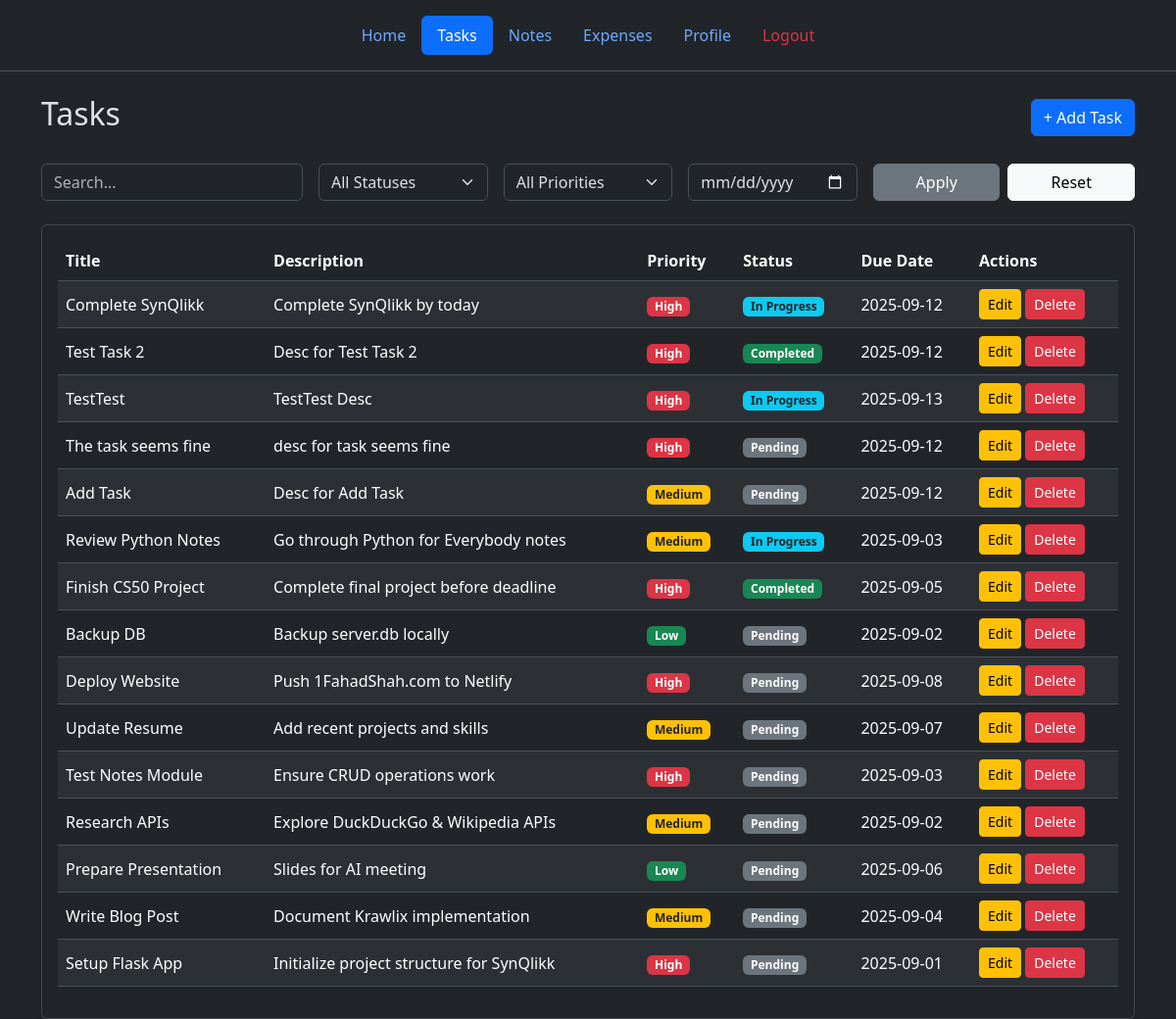
The page /tasks (signed in) on the database as committed earlier.
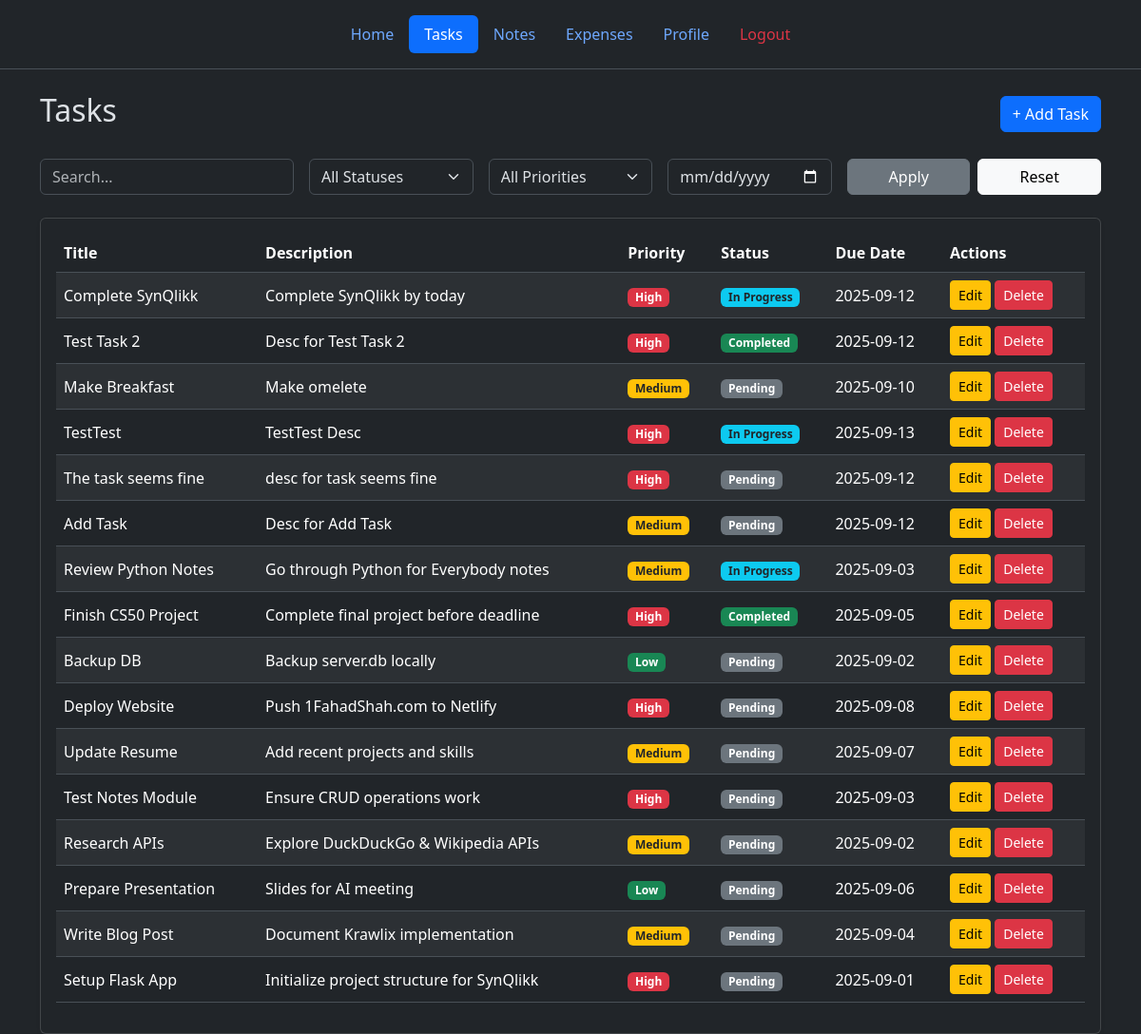
The same page on the database as committed later.
### tables this page shows
CREATE TABLE tasks (
  id TEXT PRIMARY KEY,            -- UUID v4
  user_id TEXT NOT NULL,
  title TEXT NOT NULL,
  description TEXT,
  due_date TEXT,                  -- ISO 8601 Date or DateTime
  priority INTEGER DEFAULT 2,     -- 1=High, 2=Medium, 3=Low
  status TEXT DEFAULT 'pending',  -- 'pending' or 'done'
  is_deleted INTEGER DEFAULT 0,
  deleted_at TEXT,
  last_modified TEXT DEFAULT (strftime('%Y-%m-%dT%H:%M:%SZ','now')),
  synced INTEGER DEFAULT 0,       -- 0=not synced, 1=synced
  FOREIGN KEY(user_id) REFERENCES users(id)
);

### web/routes.py (the view)
@main_bp.route("/tasks")
@login_required
def tasks_page():
    user_id = session["user_id"]
    db_path = current_app.config["DB_PATH"]
    search_term = request.args.get('q')
    status = request.args.get('status')
    priority = request.args.get('priority')
    due_date = request.args.get('due_date')
    all_tasks = get_tasks(db_path, user_id, search_term, status, priority, due_date)
    return render_template("tasks.html", tasks=all_tasks)

### web/models.py (called while the page is built)
def get_tasks(db_path, user_id, search_term=None, status=None, priority=None, due_date=None):
    query = "SELECT * FROM tasks WHERE user_id=? AND is_deleted=0"
    params = [user_id]
    if search_term:
        query += " AND (title LIKE ? OR description LIKE ?)"
        params.extend([f'%{search_term}%', f'%{search_term}%'])
    if status:
        query += " AND status = ?"
        params.append(status)
    if priority:
        query += " AND priority = ?"
        params.append(priority)
    if due_date:
        query += " AND due_date = ?"
        params.append(due_date)
    query += " ORDER BY last_modified DESC"
    with get_db_connection(db_path) as conn:
        return conn.execute(query, tuple(params)).fetchall()

### web/routes.py (called while the page is built)
def login_required(f):
    @wraps(f)
    def decorated_function(*args, **kwargs):
        if "user_id" not in session:
            flash("Please login to access this page.", "warning")
            return redirect(url_for("auth_bp.login"))
        return f(*args, **kwargs)
    return decorated_function

### web/utils.py (called while the page is built)
def get_db_connection(db_path: str):
    connect = sqlite3.connect(db_path)
    connect.row_factory = sqlite3.Row
    return connect

### web/templates/tasks.html (shortened to what this page needs)
{% extends "base.html" %}
{% block content %}
<div class="container mt-4">
  <div class="d-flex justify-content-between align-items-center mb-4">
    <h2>Tasks</h2>
    <button class="btn btn-primary" data-bs-toggle="modal" data-bs-target="#addTaskModal">
      + Add Task
    </button>
  </div>
  <form method="GET" class="row g-3 mb-4">
    <div class="col-md-3">
      <input type="text" name="q" class="form-control" placeholder="Search..." value="{{ request.args.get('q', '') }}">
    </div>
    <div class="col-md-2">
      <select name="status" class="form-select">
        <option value="">All Statuses</option>
      </select>
    </div>
    <div class="col-md-2">
      <select name="priority" class="form-select">
        <option value="">All Priorities</option>
      </select>
    </div>
    <div class="col-md-2">
      <input type="date" name="due_date" class="form-control" value="{{ request.args.get('due_date', '') }}">
    </div>
    <div class="col-md-3 d-flex gap-2">
      <button class="btn btn-secondary w-50" type="submit">Apply</button>
      <a href="{{ url_for('main_bp.tasks_page') }}" class="btn btn-light w-50">Reset</a>
    </div>
  </form>
  <div class="card shadow-sm">
    <div class="card-body">
      {% if tasks %}
      <div class="table-responsive">
        <table class="table table-striped table-hover align-middle">
          <thead>
            <tr>
              <th>Title</th>
              <th>Description</th>
              <th>Priority</th>
              <th>Status</th>
              <th>Due Date</th>
              <th>Actions</th>
            </tr>
          </thead>
          <tbody>
            {% for task in tasks %}
            <tr>
              <td>{{ task.title }}</td>
              <td>{{ task.description or "-" }}</td>
              <td>
                {% if task.priority == 1 %}
                  <span class="badge bg-danger">High</span>
                {% elif task.priority == 2 %}
                  <span class="badge bg-warning text-dark">Medium</span>
                {% else %}
                  <span class="badge bg-success">Low</span>
                {% endif %}
              </td>
              <td>
                {% if task.status == "completed" %}
                  <span class="badge bg-success">Completed</span>
                {% elif task.status == "in_progress" %}
                  <span class="badge bg-info text-dark">In Progress</span>
                {% else %}
                  <span class="badge bg-secondary">Pending</span>
                {% endif %}
              </td>
              <td>{{ task.due_date or "-" }}</td>
              <td>
                <button class="btn btn-sm btn-warning" data-bs-toggle="modal" data-bs-target="#editTask{{ task.id }}">
                  Edit
                </button>
                <form method="POST" action="{{ url_for('main_bp.remove_task', task_id=task.id) }}" class="d-inline" onsubmit="return confirm('Are you sure you want to delete this task?');">
                  <button type="submit" class="btn btn-sm btn-danger">Delete</button>
                </form>
              </td>
            </tr>
            {% endfor %}
          </tbody>
        </table>
      </div>
      {% else %}
      <p class="text-muted text-center">No tasks available.</p>
      {% endif %}
    </div>
  </div>
</div>
{% endblock %}

Rows that differ between the two databases and show on the page:
added tasks: title "Make Breakfast", description "Make omelete", priority "Medium", status "Pending", due_date "2025-09-10"
